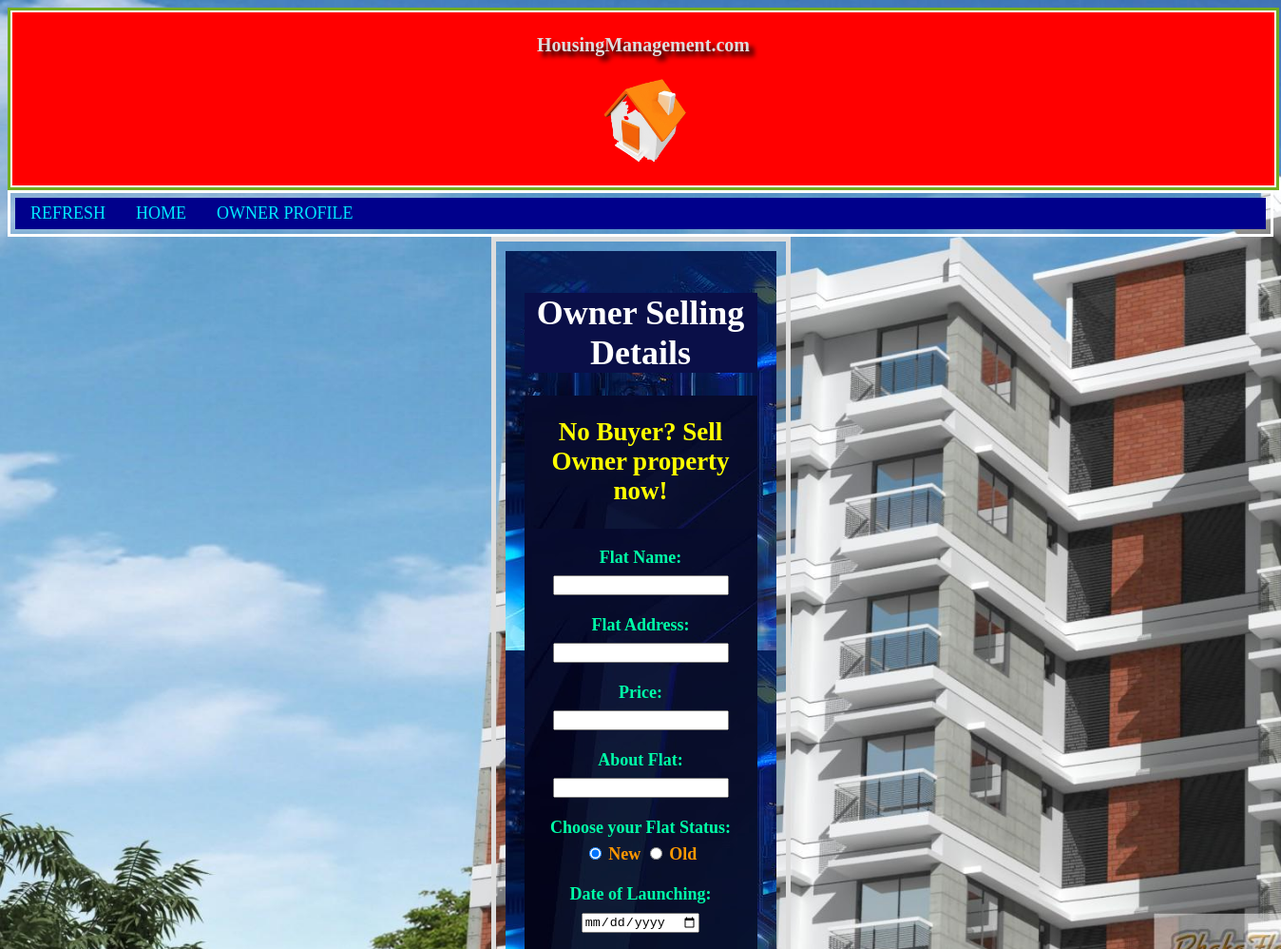
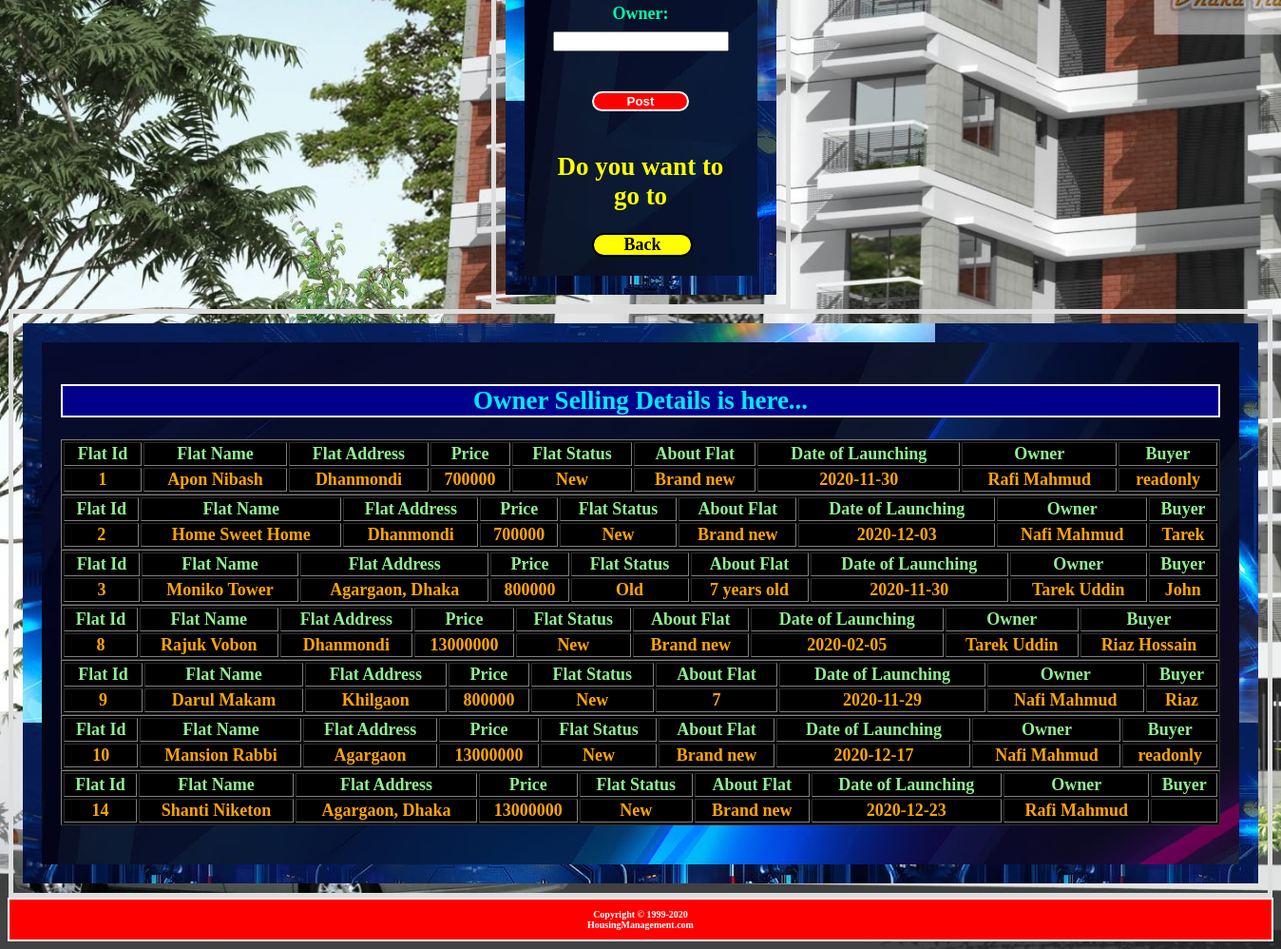
The page /View/OwnerSell.php (signed in) on the database its author committed (2 pictures, top to bottom).
### tables this page shows
CREATE TABLE `userbuy` (
  `id` int(11) NOT NULL,
  `flatname` varchar(50) NOT NULL,
  `flataddress` varchar(500) NOT NULL,
  `price` varchar(255) NOT NULL,
  `flatstatus` varchar(50) NOT NULL,
  `aboutflat` varchar(500) NOT NULL,
  `dateoflaunching` varchar(50) NOT NULL,
  `owner` varchar(50) NOT NULL,
  `buyer` varchar(50) NOT NULL,
  `bargainbyowner` varchar(50) NOT NULL,
  `bargainbyuser` varchar(50) NOT NULL,
  `dateofbargaining` date DEFAULT NULL,
  `agreementbyowner` varchar(50) NOT NULL,
  `agreementbyuser` varchar(50) NOT NULL,
  `dateofbuying` date DEFAULT NULL
);

### Control/Regdb.php (called while the page is built, shortened)
<?php
class Regdb{
    function FetchCheckUserBuy($conn,$table)
    {
    $result = $conn->query("SELECT * FROM ". $table);
    return $result;
    }
}
?>

### View/OwnerSell.php (the view, shortened to what this page needs)
<?php
include('../Control/OwnerSellcheck.php');
?>
<!DOCTYPE html>
<html>
<head>
<link rel="stylesheet" type="text/css" href="../CSS/OwnerSellStyle.css">
<link rel="stylesheet" type="text/css" href="../CSS/TitleStyle.css">
<link rel="stylesheet" type="text/css" href="../CSS/HeaderFooterStyle.css">
<link rel="stylesheet" type="text/css" href="../CSS/ButtonStyle.css">
<link rel="stylesheet" type="text/css" href="../CSS/NavBarStyle.css">
</head>
<body>
<h6 id="Header"><?php include '../Header/header.php';?></h6>
<div class="sticky">
<div class="topnav">
<a href="OwnerSell.php">REFRESH</a>
<a href="LoginResult.php">HOME</a>
<a href="OwnerProfile.php">OWNER PROFILE</a>
</div>
</div>
<div id="RegistrationBlock">
<div id="RegistrationBlock2">
<div id="RegistrationBlock3">
<h1 id="Title">Owner Selling Details</h1>
</div>
<b>
<div id="RegistrationBlock5">
<h2 id="Marquee"><marquee>No Buyer? Sell Owner property now!</marquee></h2>
</div>
<div id="RegistrationBlock6">
<form action="<?php echo htmlspecialchars($_SERVER["PHP_SELF"]);?>" method='post' onsubmit="return validateForm()">
  <Label>Flat Name:</label><br> <?php echo $error;?> <h4 id="jsflatnameerror"></h4>
  <input type="text" id="flatname" name="flatname" ><br><br>
  <Label>Flat Address:</label><br> <?php echo $error;?> <h4 id="jsflataddresserror"></h4>
  <input type="text" id="flataddress" name="flataddress" ><br><br>
  <Label>Price:</Label><br> <?php echo $error;?> <h4 id="jspriceerror"></h4>
  <input type="text" id="price" name="price" ><br><br>
  <Label>About Flat:</Label><br> <?php echo $error;?> <h4 id="jsaboutflaterror"></h4>
  <input type="text" id="aboutflat" name="aboutflat" ><br><br>
  <Label>Choose your Flat Status:</Label><br> <h4 id="jsflatstatuserror"></h4>
  <span style="color:#FF9800">
  <input type="radio" id="flatstatus" name="flatstatus" value="New" checked> New
  <input type="radio" id="flatstatus" name="flatstatus" value="Old"> Old</span><br><br>
  <label for="dateoflaunching">Date of Launching:</label><br> <h4 id="jsdateoflaunchingerror"></h4>
  <input type="date" id="dateoflaunching" name="dateoflaunching" ><br><br>
  <Label>Owner:</label><br> <?php echo $error;?> <h4 id="jsownererror"></h4>
  <input type="text" id="owner" name="owner" ><br><br>
  <br>
  <input type="submit" name="submit" id="Button" value="Post">
</form>
<br>
<h2 id="Marquee"><marquee direction=left>Do you want to go to </marquee></h2><div class="link"><a href="LoginResult.php">Back</a></div>
</div>
</div>
</div>
<div id="RegistrationBlock7">
<div id="RegistrationBlock8">
<div id="RegistrationBlock11">
</div>
<div id="RegistrationBlock12">
<?php
  echo "<h2 id='UserList'>Owner Selling Details is here...</h2>";
  $connection = new Regdb();
$conobj=$connection->OpenCon();
$userQuery=$connection->FetchCheckUserBuy($conobj,"userbuy");
if ($userQuery->num_rows > 0) {
        while($row = $userQuery->fetch_assoc()) {
          echo "<table style='background-color:black; width:100%' border=1>".
          "<tr style='color:lightgreen'>".
            "<th>"."Flat Id"."</th> ".
            "<th>"."Flat Name"."</th> ".
            "<th>"."Flat Address"."</th> ".
            "<th>"."Price"."</th> ".
            "<th>"."Flat Status"."</th> ".
            "<th>"."About Flat"."</th> ".
            "<th>"."Date of Launching"."</th> ".
            "<th>"."Owner"."</th> ".
            "<th>"."Buyer"."</th> ".
          "</tr>".
          "<tr style='color:orange'>".
            "<td>".$row["id"]."</td>".
            "<td>".$row["flatname"]."</td>".
            "<td>".$row["flataddress"]."</td>".
            "<td>".$row["price"]."</td>".
            "<td>".$row["flatstatus"]."</td>".
            "<td>".$row["aboutflat"]."</td>".
            "<td>".$row["dateoflaunching"]."</td>".
            "<td>".$row["owner"]."</td>".
            "<td>".$row["buyer"]."</td>".
          "</tr>".
        "</table>";
        }
      }
      else {
        echo "0 results";
      }
?><br>
</div>
</div>
</div>
</body>
<h6 id="Footer"><?php include '../Footer/footer.php';?></h6>
</html>

### CSS/OwnerSellStyle.css (style rules this page uses)
div#RegistrationBlock { width:285px;border:5px solid #ddd;padding:10px;margin:auto;text-align:center }
body { background-image: url('../Images/G.jpg'); background-repeat:no-repeat; background-size:cover;color:orange;font-size:18px; min-height:140vh }
div#RegistrationBlock2 { background-image: url('../Images/F2.jpg');color:black; padding:20px }
div#RegistrationBlock3 { background-color: #0A0F48;color:#00E9FF; padding:0px }
div#RegistrationBlock5 { background-image: url('../Images/F1.jpg');color:#B6FF00;padding:1px }
h2#Marquee { direction:left;color:yellow }
div#RegistrationBlock6 { background-image: url('../Images/F1.jpg');color:#00FFA8;padding:20px;font-size:18px }
input#Button { background-color:red; color:white; border:2px solid white; cursor:pointer }
h2#UserList { color:#00E9FF; background-color:darkblue; border:2px solid white }
div#RegistrationBlock7 { width:1300px;border:5px solid #ddd;padding:10px;margin:auto;text-align:center }
div#RegistrationBlock8 { background-image: url('../Images/F2.jpg');color:black; padding:20px }
div#RegistrationBlock11 { background-image: url('../Images/F1.jpg');color:#B6FF00;padding:1px }
div#RegistrationBlock12 { background-image: url('../Images/F1.jpg');color:#00FFA8;padding:20px;font-size:18px }

### CSS/TitleStyle.css (style rules this page uses)
h1#Title { color:white; font-family:calibri }

### CSS/HeaderFooterStyle.css (style rules this page uses)
h6#Header { font-size:10px; font-family: verdana; color: white;margin:0% }
h6#Footer { font-size:10px; font-family: verdana; text-align: center; color:white; background-color: red; display:block; border:2px solid white; margin:0% }

### CSS/ButtonStyle.css (style rules this page uses)
input#Button { background-color:red; color:white; border:2px solid white; cursor:pointer; font-weight:bold; display:block; border-radius: 50px; width:50%; margin-left:25%; margin-right:25%; }
.link a { background-color:yellow; color:black; border:2px solid black; cursor:pointer; font-family:calibri; text-decoration: none; display: block; text-align: center; border-radius: 50px; font-weight: bold; width:50%; margin-left:25%; margin-right:25%; }

### CSS/NavBarStyle.css (style rules this page uses)
.topnav { overflow: hidden; background-color: darkblue; }
.topnav a { float: left; display: block; color: #00E9FF; text-align: center; padding: 6px 16px; text-decoration: none; }
div.sticky { position: -webkit-sticky; position: sticky; top: 0; background-color:transparent; border: 3px solid white; padding: 5px; font-size: 18px; font-family:calibri; animation: myfirst 10s 100000000; }

### rows shown on the page
userbuy: id "1", flatname "Apon Nibash", flataddress "Dhanmondi", price "700000", flatstatus "New", aboutflat "Brand new", dateoflaunching "2020-11-30", owner "Rafi Mahmud", buyer "readonly"
userbuy: id "2", flatname "Home Sweet Home", flataddress "Dhanmondi", price "700000", flatstatus "New", aboutflat "Brand new", dateoflaunching "2020-12-03", owner "Nafi Mahmud", buyer "Tarek"
userbuy: id "3", flatname "Moniko Tower", flataddress "Agargaon, Dhaka", price "800000", flatstatus "Old", aboutflat "7 years old", dateoflaunching "2020-11-30", owner "Tarek Uddin", buyer "John"
userbuy: id "8", flatname "Rajuk Vobon", flataddress "Dhanmondi", price "13000000", flatstatus "New", aboutflat "Brand new", dateoflaunching "2020-02-05", owner "Tarek Uddin", buyer "Riaz Hossain"
userbuy: id "9", flatname "Darul Makam", flataddress "Khilgaon", price "800000", flatstatus "New", aboutflat "7", dateoflaunching "2020-11-29", owner "Nafi Mahmud", buyer "Riaz"
userbuy: id "10", flatname "Mansion Rabbi", flataddress "Agargaon", price "13000000", flatstatus "New", aboutflat "Brand new", dateoflaunching "2020-12-17", owner "Nafi Mahmud", buyer "readonly"
userbuy: id "14", flatname "Shanti Niketon", flataddress "Agargaon, Dhaka", price "13000000", flatstatus "New", aboutflat "Brand new", dateoflaunching "2020-12-23", owner "Rafi Mahmud"
